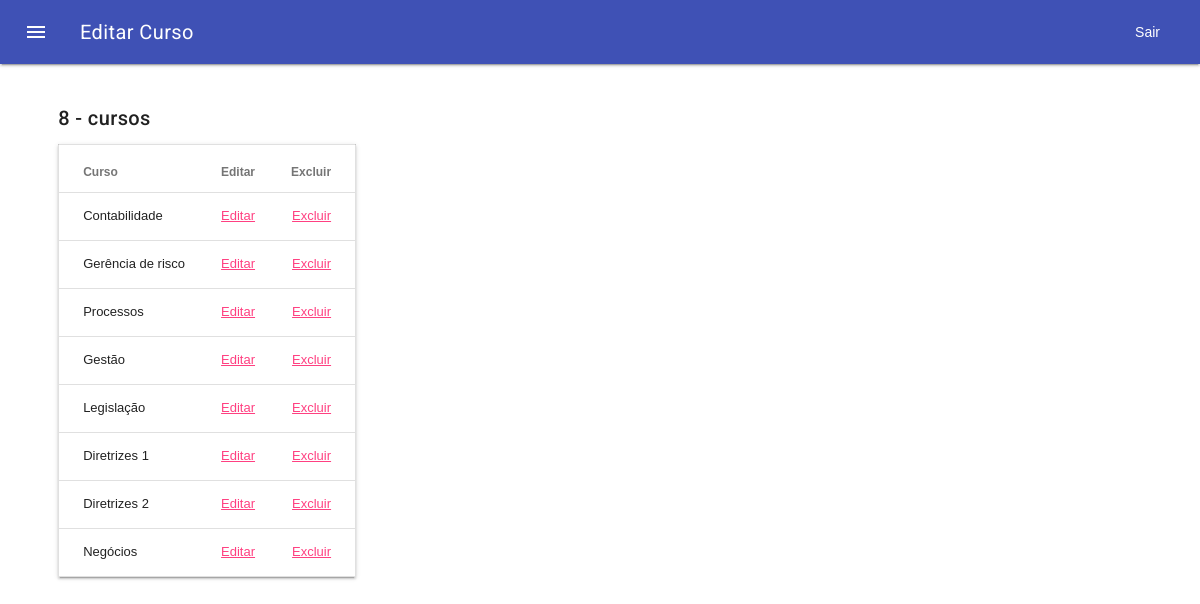
/interno/cursos.php, run on the app's committed database.
### tables this page shows
CREATE TABLE `cursos` (
  `id` int(11) NOT NULL,
  `curso` varchar(255) NOT NULL,
  `horas` int(11) NOT NULL,
  `valor` int(8) NOT NULL,
  `descricao` text NOT NULL,
  `vagas` int(8) NOT NULL
);

### model/Conexao.php (called while the page is built, shortened)
<?php
class Conexao {
	public static function getInstancia(){
		if (!isset($instancia)) {
			try{
				$banco_host = "mysql:dbname=school;host=localhost";
 				$usuario = "root";
	 			$senha = "";
				$instancia = new PDO($banco_host, $usuario, $senha);
				$instancia->setAttribute(PDO::ATTR_ERRMODE, PDO::ERRMODE_EXCEPTION);
			} catch(PDOException $execao){
				echo $execao->getMessage();
				exit();
			}
			return $instancia;
		}
	}
}

### controller/ConLista.php (called while the page is built, shortened)
<?php
require_once '../model/CursoDao.php';
function listar(){
	$lista = new CursoDao();
	$cursos = $lista->exibirCursos();
	if($cursos != false){
		return $cursos;
	}
	return false;
}

### model/CursoDao.php (called while the page is built, shortened)
<?php
require_once 'Conexao.php';
class CursoDao {
	private $con_ativa;
	public function __construct(){
		if (!isset($this->con_ativa)) {
			$this->con_ativa = Conexao::getInstancia();
		}
	}
	public function exibirCursos(){
		$sql = "SELECT * FROM cursos";
		try {
			$operacao = $this->con_ativa->prepare($sql);
			if($operacao->execute()){
				return $operacao;
			}
		} catch (PDOException $e) {
			$e->getMessage();
		}
	}
}

### interno/cursos.php (the view, shortened to what this page needs)
<?php
require_once '../controller/ConLista.php';
$dados = listar();
$cont = 0;
?>
<!DOCTYPE html>
<html lang="pt-br">
<head>
	<link rel="stylesheet" type="text/css" href="../assets/css/material.min.css">
	<link rel="stylesheet" type="text/css" href="../assets/css/estilo.css">
</head>
<body>
	<div class="mdl-layout mdl-js-layout mdl-layout--fixed-header">
		<header class="mdl-layout__header">
			<div class="mdl-layout__header-row">
				<h1 class="mdl-layout-title">Editar Curso</h1>
				<a id="sair" href="../index.php">Sair</a>
			</div>
		</header>
		<main class="conteudo-index mdl-layout__content">
			<div class="mdl-grid">
				<div class="col mdl-cell mdl-cell--2-col mdl-cell--4-col-phone mdl-cell--8-col-tablet">
					<table class="mdl-data-table mdl-js-data-table mdl-shadow--2dp">
						  <thead>
						    <tr>
						      <th class="mdl-data-table__cell--non-numeric">Curso</th>
						      <th class="mdl-data-table__cell--non-numeric">Editar</th>
						      <th class="mdl-data-table__cell--non-numeric">Excluir</th>
						    </tr>
						  </thead>
						  <tbody>
						 <?php while($i = $dados->fetch()){ ?>
						 	<?php $cont += 1; ?>
						    <tr>
						      <td class="mdl-data-table__cell--non-numeric"><?php echo $i['curso']; ?></td>
						      <td><a href="novoCurso.php?edit=<?php echo $i['id'] + 82789;?>">Editar</a></td>
						      <td><a href="../controller/ConCurso.php?delete=<?php echo $i['id'] + 82789;?>">Excluir</a></td>
						    </tr>
						<?php } ?>
 						  </tbody>
 						  <h5><?php echo $cont, " - cursos";?></h5>
					</table>
				</div>
			</div>
		</main>
	</div>
</body>
</html>

### assets/css/estilo.css (style rules this page uses)
.conteudo-index { width: 100%; margin-left: 2.7%; }
.col { margin-top: 1%; margin-left: 1.5%; width: 21vw; height: 35vh; }
#sair { text-decoration: none; color: white; }

### data on the page
cursos: curso "Contabilidade"
cursos: curso "Gerência de risco"
cursos: curso "Processos"
cursos: curso "Gestão"
cursos: curso "Legislação"
cursos: curso "Diretrizes 1"
cursos: curso "Diretrizes 2"
cursos: curso "Negócios"

### other printed values
$cont "8"
